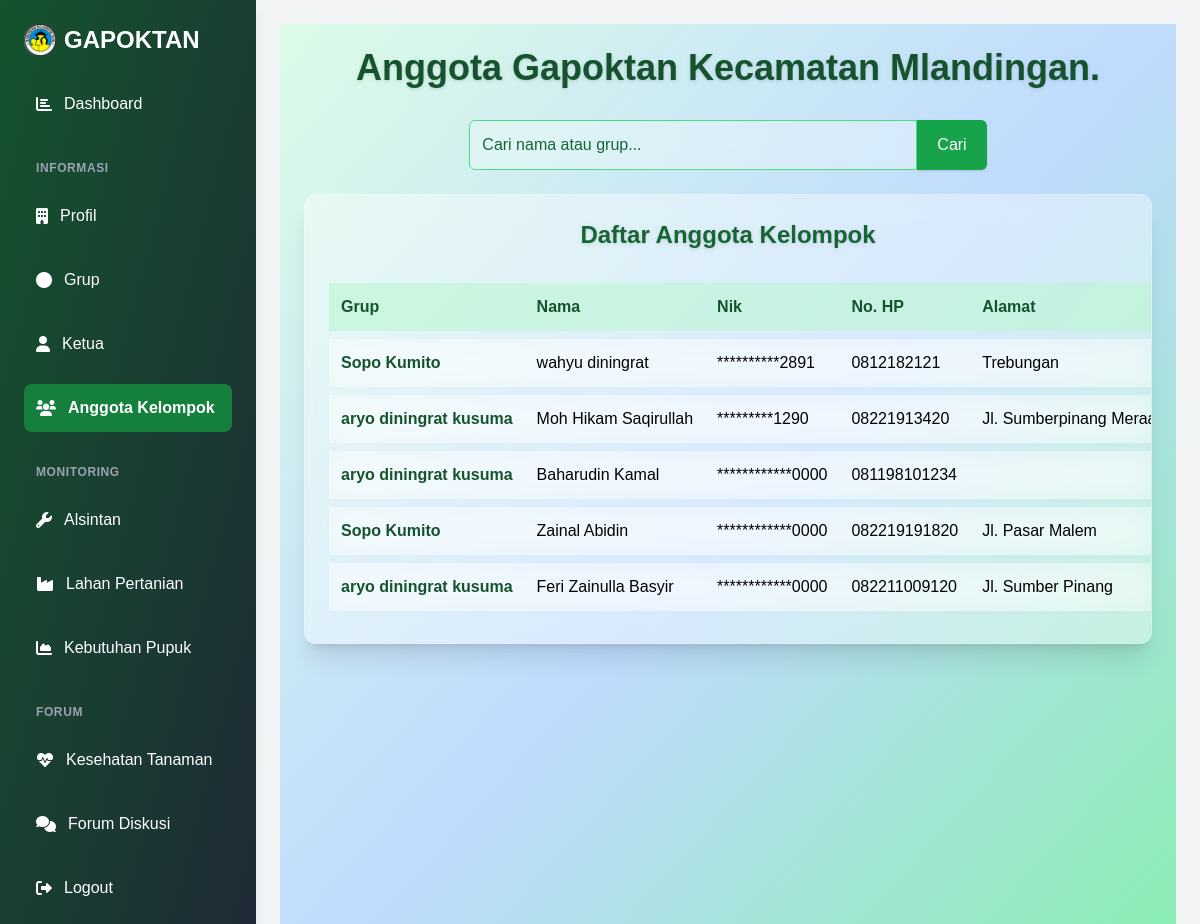
The page /anggota on the database its author committed.
### administrator/models.py (models this page shows, shortened)
class Petani(models.Model):
    grup = models.ForeignKey(Grup, on_delete=models.CASCADE, related_name='anggota')
    nama = models.CharField(max_length=100)
    nik = models.CharField(max_length=100, default="0000000000000000")
    no_hp = models.CharField(max_length=15)
    alamat = RichTextField(blank=True, null=True)
    created_at = models.DateField(default=timezone.now)
    slug = models.SlugField(max_length=200,null=True,blank=True, unique=True)
    class Meta:
        verbose_name_plural ="Data Petani"
    def nik_tersembunyi(self):
        return self.nik[:-4].replace(self.nik[:-4], '*' * len(self.nik[:-4])) + self.nik[-4:]

class Grup(models.Model):
    nama = models.CharField(max_length=100, unique=True)
    aktif = models.BooleanField(default=True)
    slug = models.SlugField(max_length=200, null=True,blank=True, unique=True)
    class Meta:
        verbose_name_plural ="Data Grup"
    def __str__(self):
        return self.nama

### petani/views.py (the view)
# urls.py: path('anggota', views.anggota, name='anggota'),
def anggota(request):
    query = request.GET.get('q')
    if query:
        query_petani = Petani.objects.filter(
            Q(nama__icontains=query) | Q(grup__nama__icontains=query)
        ).order_by('-id')
    else:
        query_petani = Petani.objects.order_by('-id')
    context = {
        "judul": "Halaman anggota",
        "menu": "anggota",
        'petani': query_petani,
    }
    return render(request, 'anggota.html', context)

### petani/templates/anggota.html (shortened to what this page needs)
{% extends "base.html" %}
{% load static %}
{% block content %}
<div class="min-h-screen bg-gradient-to-br from-green-100 via-blue-200 to-green-300 p-6">
    <header class="mb-8 text-center">
        <h1 class="text-4xl font-extrabold text-green-900 drop-shadow">Anggota Gapoktan Kecamatan Mlandingan.</h1>
    </header>
    <form method="get" action="" class="mb-6 flex justify-center">
        <input type="text" name="q" placeholder="Cari nama atau grup..."
            value="{{ request.GET.q }}"
            class="p-3 border border-green-400 rounded-l-md w-full max-w-md focus:outline-none focus:ring-2 focus:ring-green-500 bg-white/30 backdrop-blur-md text-green-900 placeholder-green-800">
        <button type="submit" class="bg-green-600 text-white px-5 rounded-r-md hover:bg-green-700 transition shadow">Cari</button>
    </form>
    <div class="backdrop-blur-md bg-white/40 rounded-xl shadow-xl p-6 border border-white/20 max-w-6xl mx-auto overflow-x-auto">
        <h2 class="text-2xl font-bold mb-6 text-center text-green-800 drop-shadow">Daftar Anggota Kelompok</h2>
        <table class="w-full min-w-max text-left border-separate border-spacing-y-2">
            <thead>
                <tr class="bg-green-200/60 text-green-900">
                    <th class="p-3">Grup</th>
                    <th class="p-3">Nama</th>
                    <th class="p-3">Nik</th>
                    <th class="p-3">No. HP</th>
                    <th class="p-3">Alamat</th>
                </tr>
            </thead>
            {% for row in petani %}
            <tbody>
                <tr class="hover:bg-green-100/50 transition backdrop-blur-md bg-white/30">
                    <td class="p-3 text-green-900 font-semibold">{{ row.grup }}</td>
                    <td class="p-3">{{ row.nama }}</td>
                    <td class="p-3">{{ row.nik_tersembunyi }}</td>
                    <td class="p-3">{{ row.no_hp }}</td>
                    <td class="p-3">{{ row.alamat|safe }}</td>
                </tr>
            </tbody>
            {% empty %}
            <tbody>
                <tr>
                    <td colspan="5" class="text-center text-red-500 italic p-3">Data tidak ditemukan.</td>
                </tr>
            </tbody>
            {% endfor %}
        </table>
    </div>
</div>
{% endblock content %}

### rows shown on the page
Petani: grup "Sopo Kumito", nama "wahyu diningrat", nik_tersembunyi "**********2891", no_hp "0812182121", alamat "Trebungan"
Petani: grup "aryo diningrat kusuma", nama "Moh Hikam Saqirullah", nik_tersembunyi "*********1290", no_hp "08221913420", alamat "Jl. Sumberpinang…"
Petani: grup "aryo diningrat kusuma", nama "Baharudin Kamal", nik_tersembunyi "************0000", no_hp "081198101234"
Petani: grup "Sopo Kumito", nama "Zainal Abidin", nik_tersembunyi "************0000", no_hp "082219191820", alamat "Jl. Pasar Malem"
Petani: grup "aryo diningrat kusuma", nama "Feri Zainulla Basyir", nik_tersembunyi "************0000", no_hp "082211009120", alamat "Jl. Sumber Pinang"
